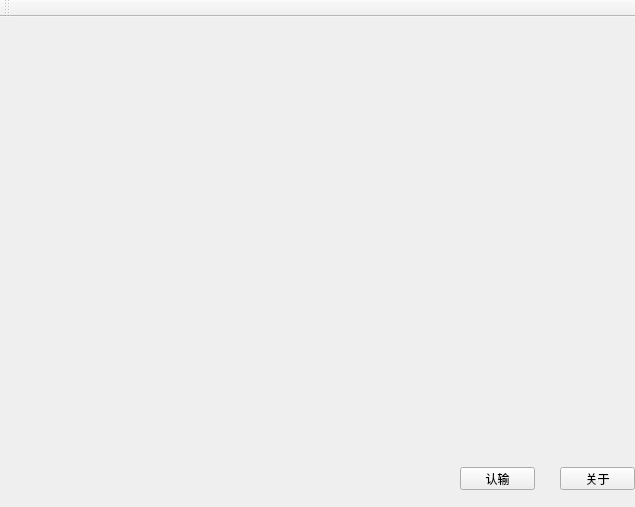
<?xml version="1.0" encoding="UTF-8"?>
<ui version="4.0">
 <class>MainWindow</class>
 <widget class="QMainWindow" name="MainWindow">
  <property name="enabled">
   <bool>true</bool>
  </property>
  <property name="geometry">
   <rect>
    <x>0</x>
    <y>0</y>
    <width>635</width>
    <height>507</height>
   </rect>
  </property>
  <property name="windowTitle">
   <string>中国象棋</string>
  </property>
  <property name="autoFillBackground">
   <bool>false</bool>
  </property>
  <widget class="QWidget" name="centralWidget">
   <widget class="QPushButton" name="pushButton">
    <property name="geometry">
     <rect>
      <x>560</x>
      <y>450</y>
      <width>75</width>
      <height>23</height>
     </rect>
    </property>
    <property name="text">
     <string>关于</string>
    </property>
   </widget>
   <widget class="QLabel" name="label">
    <property name="geometry">
     <rect>
      <x>490</x>
      <y>230</y>
      <width>91</width>
      <height>21</height>
     </rect>
    </property>
    <property name="text">
     <string/>
    </property>
   </widget>
   <widget class="QPushButton" name="pushButton_2">
    <property name="geometry">
     <rect>
      <x>460</x>
      <y>450</y>
      <width>75</width>
      <height>23</height>
     </rect>
    </property>
    <property name="text">
     <string>认输</string>
    </property>
   </widget>
  </widget>
  <widget class="QMenuBar" name="menuBar">
   <property name="geometry">
    <rect>
     <x>0</x>
     <y>0</y>
     <width>635</width>
     <height>23</height>
    </rect>
   </property>
  </widget>
  <widget class="QToolBar" name="mainToolBar">
   <attribute name="toolBarArea">
    <enum>TopToolBarArea</enum>
   </attribute>
   <attribute name="toolBarBreak">
    <bool>false</bool>
   </attribute>
  </widget>
 </widget>
 <layoutdefault spacing="6" margin="11"/>
 <resources/>
 <connections/>
</ui>
